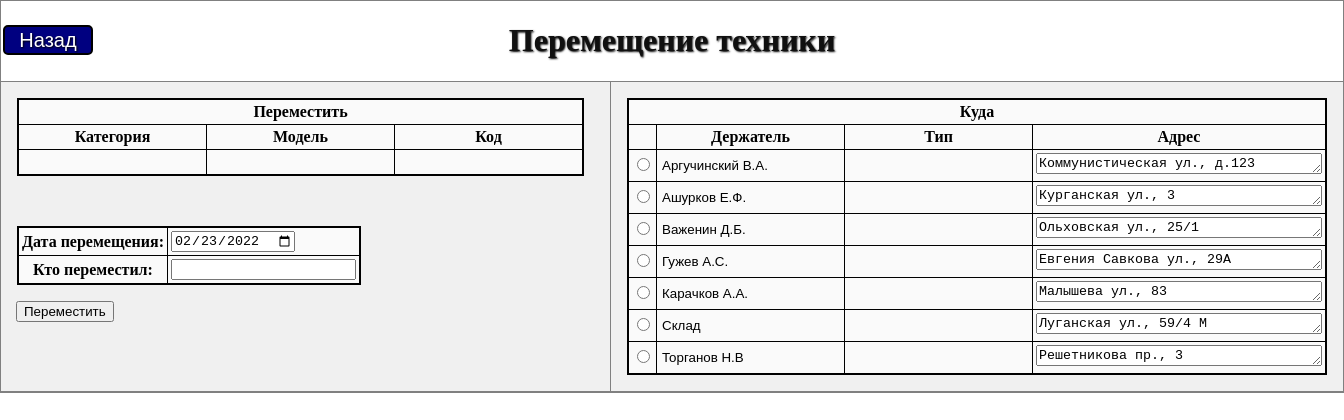
Page /chl/moveTehn.php on the committed database.
### tables this page shows
CREATE TABLE point(
                    id_p INTEGER PRIMARY KEY AUTOINCREMENT,
                    id_city INTEGER,
                    id_p_type INTEGER,
                    adress TEXT,
					shop TEXT,
					remark TEXT);

CREATE TABLE listCity(
                    id_city INTEGER PRIMARY KEY AUTOINCREMENT,
                    city TEXT);

### chl/classes/IT_invent.class.php (called while the page is built, shortened)
<?php
class IT_invent implements IIT_invent {
    protected $_db;
    function __construct(){
        if(is_file(self::DB_NAME)){
            $this->_db = new SQLite3(self::DB_NAME);
            $this->_db->busyTimeout(2000);
            $this->_db->exec('PRAGMA journal_mode=WAL;');
        }
    }
    function getPointsInfo(){
        $sql = "SELECT point.*, listCity.*, listPType.*
                            FROM POINT
                            LEFT JOIN listPType USING (id_p_type)
                            LEFT JOIN listCity USING (id_city)
                            ORDER BY city";
        $res = $this->_db->query($sql) or die ($this->_db->lastErrorMsg());
        return $this->db2Arr($res);
    }
    protected function db2Arr($data){
        $arr = array();
        while($row = $data->fetchArray(SQLITE3_ASSOC))
            $arr[] = $row;
        return $arr;
    }
}
?>

### chl/inc/getPointsForMove.inc.php (the view)
<?php
$points = $it_invent->getPointsInfo();
foreach ($points as $item){
    $id_p = $item['id_p'];
    $city = $item['city'];
    $p_type = $item['p_type'];
    $adress = $item['adress'];
    echo <<<LABEL
        <tr>
            <td><input readonly form="sel" type="radio" value="$id_p" name='selectedPoint'></td>
            <td><input readonly type="text" value="$city" class="edit" /></td>
            <td><input readonly type="text" value="$p_type" class="edit" /></td>
            <td><textarea readonly cols="35" rows="1">$adress </textarea></td>
        </tr>
LABEL;
}
?>

### chl/style.css (style rules this page uses)
body { margin: 0px; }
textarea { overflow: hidden; }
.edit { color: #000000; border: 0; background: transparent; }

### rows in the picture
point: id_city.city "Аргучинский В.А.", adress "Коммунистическая ул., д.123"
point: id_city.city "Ашурков Е.Ф.", adress "Курганская ул., 3"
point: id_city.city "Важенин Д.Б.", adress "Ольховская ул., 25/1"
point: id_city.city "Гужев А.С.", adress "Евгения Савкова ул., 29А"
point: id_city.city "Карачков А.А.", adress "Малышева ул., 83"
point: id_city.city "Склад", adress "Луганская ул., 59/4 М"
point: id_city.city "Торганов Н.В", adress "Решетникова пр., 3"
